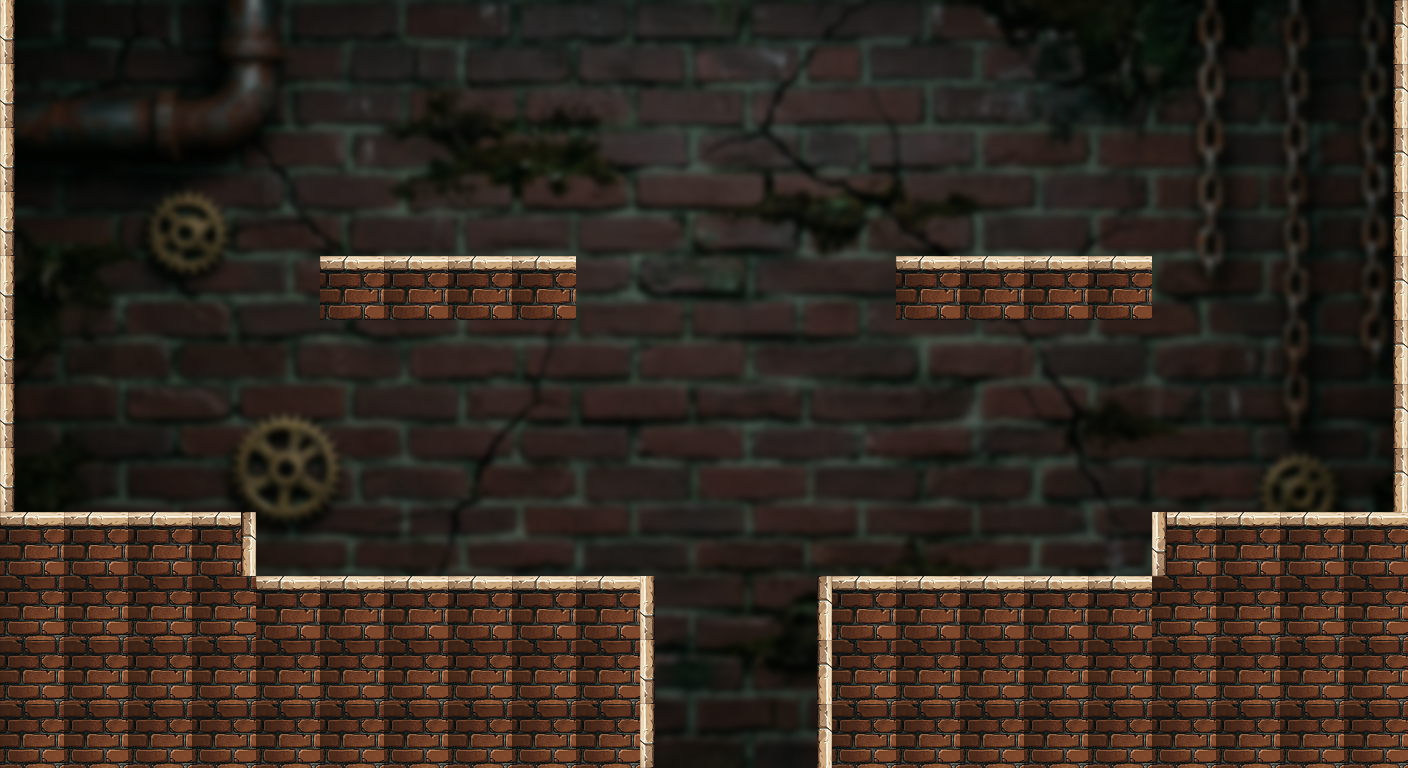

This is a level from a 2D game, rendered from its Tiled map with the project's own tilesets. A one-line summary and the complete map file follow:
An orthogonal 22x12 tile map with 64x64 px tiles, 3 tile layers (fondo, Capa de patrones 1, paredes) and 6 objects ( spawnCapuccino, spawnBallerina, palanca, puerta, liana, ...).

<map version="1.10" tiledversion="1.12.2" orientation="orthogonal" renderorder="right-down" width="22" height="12" tilewidth="64" tileheight="64" infinite="0" nextlayerid="8" nextobjectid="82">
 <tileset firstgid="1" source="tileset.tsx" />
 <layer id="4" name="fondo" width="22" height="12">
  <data encoding="csv">
0,0,0,0,0,0,0,0,0,0,0,0,0,0,0,0,0,0,0,0,0,0,
0,0,0,0,0,0,0,0,0,0,0,0,0,0,0,0,0,0,0,0,0,0,
0,0,0,0,0,0,0,0,0,0,0,0,0,0,0,0,0,0,0,0,0,0,
0,0,0,0,0,0,0,0,0,0,0,0,0,0,0,0,0,0,0,0,0,0,
0,0,0,0,0,0,0,0,0,0,0,0,0,0,0,0,0,0,0,0,0,0,
0,0,0,0,0,0,0,0,0,0,0,0,0,0,0,0,0,0,0,0,0,0,
0,0,0,0,0,0,0,0,0,0,0,0,0,0,0,0,0,0,0,0,0,0,
0,0,0,0,0,0,0,0,0,0,0,0,0,0,0,0,0,0,0,0,0,0,
0,0,0,0,0,0,0,0,0,0,0,0,0,0,0,0,0,0,0,0,0,0,
0,0,0,0,0,0,0,0,0,0,0,0,0,0,0,0,0,0,0,0,0,0,
0,0,0,0,0,0,0,0,0,0,0,0,0,0,0,0,0,0,0,0,0,0,
19,0,0,0,0,0,0,0,0,0,0,0,0,0,0,0,0,0,0,0,0,0
</data>
 </layer>
 <layer id="1" name="Capa de patrones 1" width="22" height="12">
  <data encoding="csv">
0,0,0,0,0,0,0,0,0,0,0,0,0,0,0,0,0,0,0,0,0,0,
0,0,0,0,0,0,0,0,0,0,0,0,0,0,0,0,0,0,0,0,0,0,
0,0,0,0,0,0,0,0,0,0,0,0,0,0,0,0,0,0,0,0,0,0,
0,0,0,0,0,0,0,0,0,0,0,0,0,0,0,0,0,0,0,0,0,0,
0,0,0,0,0,8,8,8,8,0,0,0,0,0,8,8,8,8,0,0,0,0,
0,0,0,0,0,0,0,0,0,0,0,0,0,0,0,0,0,0,0,0,0,0,
0,0,0,0,0,0,0,0,0,0,0,0,0,0,0,0,0,0,0,0,0,0,
6,0,0,0,0,0,0,0,0,0,0,0,0,0,0,0,0,0,0,0,0,0,
5,8,8,8,0,0,0,0,0,0,0,0,0,0,0,0,0,0,8,8,8,8,
5,5,5,5,8,8,8,8,8,8,6,0,7,8,8,8,8,8,5,5,5,5,
5,5,5,5,5,5,5,5,5,5,6,0,7,5,5,5,5,5,5,5,5,5,
5,5,5,5,5,5,5,5,5,5,6,0,7,5,5,5,5,5,5,5,5,5
</data>
 </layer>
 <layer id="2" name="paredes" width="22" height="12">
  <data encoding="csv">
6,0,0,0,0,0,0,0,0,0,0,0,0,0,0,0,0,0,0,0,0,7,
6,0,0,0,0,0,0,0,0,0,0,0,0,0,0,0,0,0,0,0,0,7,
6,0,0,0,0,0,0,0,0,0,0,0,0,0,0,0,0,0,0,0,0,7,
6,0,0,0,0,0,0,0,0,0,0,0,0,0,0,0,0,0,0,0,0,7,
6,0,0,0,0,0,0,0,0,0,0,0,0,0,0,0,0,0,0,0,0,7,
6,0,0,0,0,0,0,0,0,0,0,0,0,0,0,0,0,0,0,0,0,7,
6,0,0,0,0,0,0,0,0,0,0,0,0,0,0,0,0,0,0,0,0,7,
0,0,0,0,0,0,0,0,0,0,0,0,0,0,0,0,0,0,0,0,0,7,
8,0,0,7,0,0,0,0,0,0,0,0,0,0,0,0,0,0,6,0,0,0,
0,0,0,0,0,0,0,0,0,0,0,0,0,0,0,0,0,0,0,0,0,0,
0,0,0,0,0,0,0,0,0,0,0,0,0,0,0,0,0,0,0,0,0,0,
0,0,0,0,0,0,0,0,0,0,0,0,0,0,0,0,0,0,0,0,0,0
</data>
 </layer>
 <objectgroup id="7" name="objetos">
  <object id="55" name="spawn_capuccino" type=" spawnCapuccino" x="156" y="381.333" width="64" height="128" />
  <object id="56" name="spawn_ballerina" type="spawnBallerina" x="21.3333" y="384" width="64" height="128" />
  <object id="63" type="palanca" x="512" y="512" width="64" height="64" />
  <object id="65" name="puerta" type="puerta" x="1216" y="320" width="128" height="192" />
  <object id="75" name="liana" x="701.815" y="-191.992" width="64" height="1088.23" rotation="359.783" />
  <object id="80" name="peligro" x="896" y="544" width="64" height="32" />
 </objectgroup>
</map>
